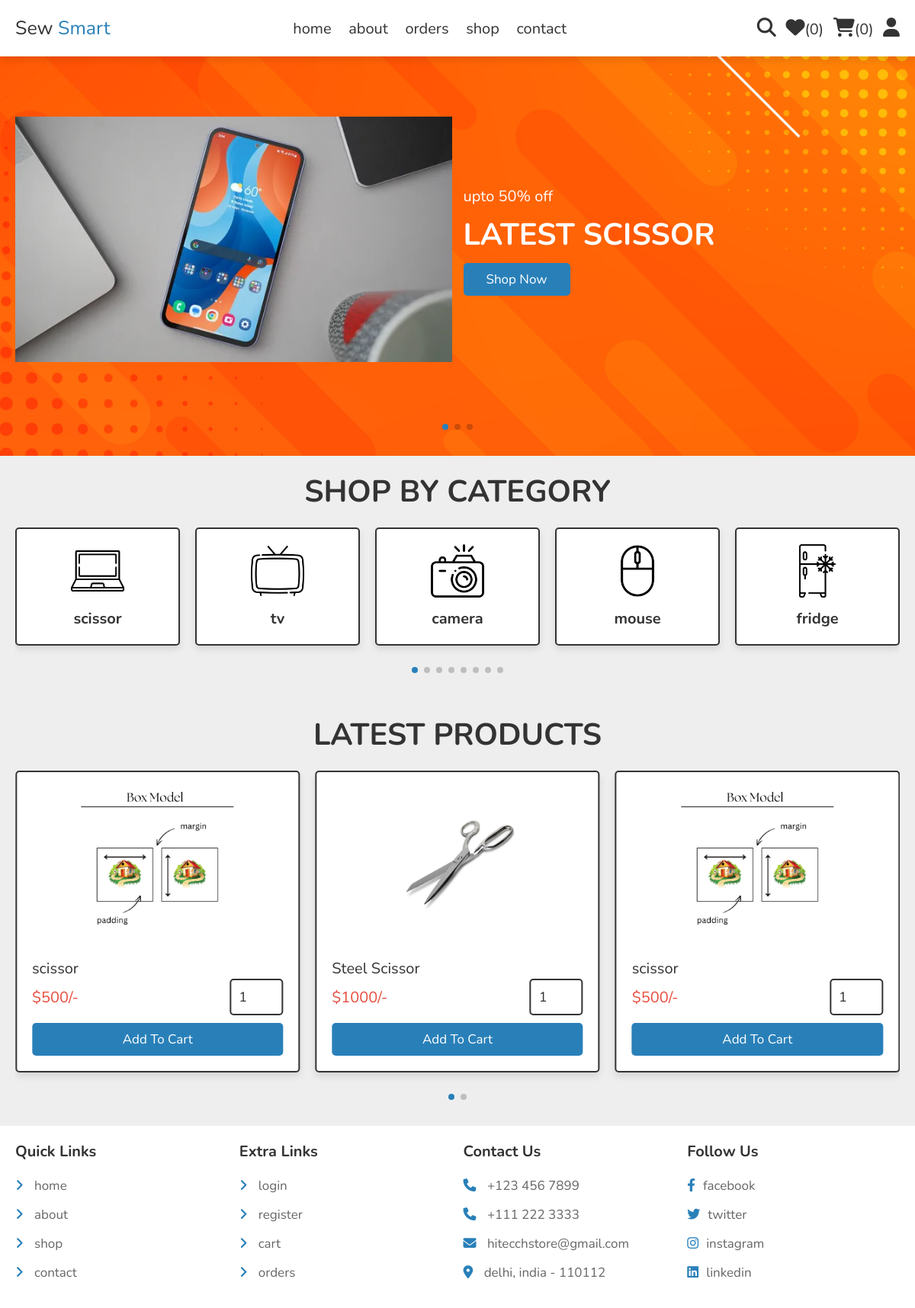
The app's page /home.php with its own data.
### tables this page shows
CREATE TABLE `products` (
  `id` int(100) NOT NULL,
  `name` varchar(100) NOT NULL,
  `details` varchar(500) NOT NULL,
  `price` int(10) NOT NULL,
  `image_01` varchar(100) NOT NULL,
  `image_02` varchar(100) NOT NULL,
  `image_03` varchar(100) NOT NULL
);

### home.php (the view, shortened to what this page needs)
<?php
include 'components/connect.php';
?>
<!DOCTYPE html>
<html lang="en">
<head>
   <link rel="stylesheet" href="https://unpkg.com/swiper@8/swiper-bundle.min.css" />
   <link rel="stylesheet" href="https://cdnjs.cloudflare.com/ajax/libs/font-awesome/6.1.1/css/all.min.css">
   <link rel="stylesheet" href="css/style.css">
</head>
<body>
   <?php include 'components/user_header.php'; ?>
   <div class="home-bg">
      <section class="home">
         <div class="swiper home-slider">
            <div class="swiper-wrapper">
               <div class="swiper-slide slide">
                  <div class="image">
                     <img src="images/home-img-1.png" alt="">
                  </div>
                  <div class="content">
                     <span>upto 50% off</span>
                     <h3>latest scissor</h3>
                     <a href="shop.php" class="btn">shop now</a>
                  </div>
               </div>
            </div>
            <div class="swiper-pagination"></div>
         </div>
      </section>
   </div>
   <section class="category">
      <h1 class="heading">shop by category</h1>
      <div class="swiper category-slider">
         <div class="swiper-wrapper">
            <a href="category.php?category=scissor" class="swiper-slide slide">
               <img src="images/icon-1.png" alt="">
               <h3>scissor</h3>
            </a>
            <a href="category.php?category=tv" class="swiper-slide slide">
               <img src="images/icon-2.png" alt="">
               <h3>tv</h3>
            </a>
            <a href="category.php?category=camera" class="swiper-slide slide">
               <img src="images/icon-3.png" alt="">
               <h3>camera</h3>
            </a>
            <a href="category.php?category=mouse" class="swiper-slide slide">
               <img src="images/icon-4.png" alt="">
               <h3>mouse</h3>
            </a>
            <a href="category.php?category=fridge" class="swiper-slide slide">
               <img src="images/icon-5.png" alt="">
               <h3>fridge</h3>
            </a>
         </div>
         <div class="swiper-pagination"></div>
      </div>
   </section>
   <section class="home-products">
      <h1 class="heading">latest products</h1>
      <div class="swiper products-slider">
         <div class="swiper-wrapper">
            <?php
            $select_products = $conn->prepare("SELECT * FROM `products` LIMIT 6");
            $select_products->execute();
            if ($select_products->rowCount() > 0) {
               while ($fetch_product = $select_products->fetch(PDO::FETCH_ASSOC)) {
            ?>
                  <form action="" method="post" class="swiper-slide slide">
                     <img src="uploaded_img/<?= $fetch_product['image_01']; ?>" alt="">
                     <div class="name"><?= $fetch_product['name']; ?></div>
                     <div class="flex">
                        <div class="price"><span>$</span><?= $fetch_product['price']; ?><span>/-</span></div>
                        <input type="number" name="qty" class="qty" min="1" max="99" onkeypress="if(this.value.length == 2) return false;" value="1">
                     </div>
                     <input type="submit" value="add to cart" class="btn" name="add_to_cart">
                  </form>
            <?php
               }
            } else {
               echo '<p class="empty">no products added yet!</p>';
            }
            ?>
         </div>
         <div class="swiper-pagination"></div>
      </div>
   </section>
   <?php include 'components/footer.php'; ?>
</body>
</html>

### components/user_header.php (shortened to what this page needs)
<header class="header">
   <section class="flex">
      <a href="home.php" class="logo">Sew <span>Smart</span></a>
      <nav class="navbar">
         <a href="home.php">home</a>
         <a href="about.php">about</a>
         <a href="orders.php">orders</a>
         <a href="shop.php">shop</a>
         <a href="contact.php">contact</a>
      </nav>
      <div class="icons">
         <?php
         $count_wishlist_items = $conn->prepare("SELECT * FROM `wishlist` WHERE user_id = ?");
         $count_wishlist_items->execute([$user_id]);
         $total_wishlist_counts = $count_wishlist_items->rowCount();
         $count_cart_items = $conn->prepare("SELECT * FROM `cart` WHERE user_id = ?");
         $count_cart_items->execute([$user_id]);
         $total_cart_counts = $count_cart_items->rowCount();
         ?>
         <a href="search_page.php"><i class="fas fa-search"></i></a>
         <a href="wishlist.php"><i class="fas fa-heart"></i><span>(<?= $total_wishlist_counts; ?>)</span></a>
         <a href="cart.php"><i class="fas fa-shopping-cart"></i><span>(<?= $total_cart_counts; ?>)</span></a>
         <div id="user-btn" class="fas fa-user"></div>
      </div>
   </section>
</header>

### components/footer.php
<footer class="footer">
   <section class="grid">
      <div class="box">
         <h3>quick links</h3>
         <a href="home.php"> <i class="fas fa-angle-right"></i> home</a>
         <a href="about.php"> <i class="fas fa-angle-right"></i> about</a>
         <a href="shop.php"> <i class="fas fa-angle-right"></i> shop</a>
         <a href="contact.php"> <i class="fas fa-angle-right"></i> contact</a>
      </div>
      <div class="box">
         <h3>extra links</h3>
         <a href="user_login.php"> <i class="fas fa-angle-right"></i> login</a>
         <a href="user_register.php"> <i class="fas fa-angle-right"></i> register</a>
         <a href="cart.php"> <i class="fas fa-angle-right"></i> cart</a>
         <a href="orders.php"> <i class="fas fa-angle-right"></i> orders</a>
      </div>
      <div class="box">
         <h3>contact us</h3>
         <a href="tel:1234567890"><i class="fas fa-phone"></i> +123 456 7899</a>
         <a href="tel:11122233333"><i class="fas fa-phone"></i> +111 222 3333</a>
         <a href="mailto:shaikh@gmail.com"><i class="fas fa-envelope"></i> hitecchstore@gmail.com</a>
         <a href="https://www.google.com/myplace"><i class="fas fa-map-marker-alt"></i> delhi, india - 110112 </a>
      </div>
      <div class="box">
         <h3>follow us</h3>
         <a href="#"><i class="fab fa-facebook-f"></i>facebook</a>
         <a href="#"><i class="fab fa-twitter"></i>twitter</a>
         <a href="#"><i class="fab fa-instagram"></i>instagram</a>
         <a href="#"><i class="fab fa-linkedin"></i>linkedin</a>
      </div>
   </section>
</footer>

### css/style.css (style rules this page uses)
:root { --main-color:#2980b9; --orange:#f39c12; --red:#e74c3c; --black:#333; --white:#fff; --light-color:#666; --light-bg:#eee; --border:.2rem solid var(--black); --box-shadow:0 .5rem 1rem rgba(0,0,0,.1); }
* { font-family: 'Nunito', sans-serif; margin:0; padding:0; box-sizing: border-box; outline: none; border:none; text-decoration: none; }
html { font-size: 62.5%; overflow-x: hidden; }
body { background-color: var(--light-bg); }
section { padding:2rem; max-width: 1200px; margin:0 auto; }
.heading { font-size: 4rem; color:var(--black); margin-bottom: 2rem; text-align: center; text-transform: uppercase; }
.btn, .delete-btn, .option-btn { display: block; width: 100%; margin-top: 1rem; border-radius: .5rem; padding:1rem 3rem; font-size: 1.7rem; text-transform: capitalize; color:var(--white); cursor: pointer; text-align: center; }
.btn { background-color: var(--main-color); }
.header { position: sticky; top:0; left:0; right:0; background-color: var(--white); box-shadow: var(--box-shadow); z-index: 1000; }
.header .flex { display: flex; align-items: center; justify-content: space-between; position: relative; }
.header .flex .logo { font-size: 2.5rem; color:var(--black); }
.header .flex .logo span { color:var(--main-color); }
.header .flex .navbar a { margin:0 1rem; font-size: 2rem; color:var(--black); }
.header .flex .icons > * { margin-left: 1rem; font-size: 2.5rem; cursor: pointer; color:var(--black); }
.header .flex .icons a span { font-size: 2rem; }
.home-bg { background:url(../images/home-bg.png) no-repeat; background-size: cover; background-position: center; }
.home-bg .home .slide { display: flex; align-items: center; flex-wrap: wrap; gap:1.5rem; padding-bottom: 6rem; padding-top: 2rem; user-select: none; }
.home-bg .home .slide .image { flex:1 1 40rem; }
.home-bg .home .slide .image img { height: 40rem; width: 100%; object-fit: contain; }
.home-bg .home .slide .content { flex:1 1 40rem; }
.home-bg .home .slide .content span { font-size: 2rem; color:var(--white); }
.home-bg .home .slide .content h3 { margin-top: 1rem; font-size: 4rem; color:var(--white); text-transform: uppercase; }
.home-bg .home .slide .content .btn { display: inline-block; width: auto; }
.category .slide { margin-bottom: 5rem; box-shadow: var(--box-shadow); border:var(--border); text-align: center; padding:2rem; background: var(--white); border-radius: .5rem; }
.category .slide img { height: 7rem; width: 100%; object-fit: contain; margin-bottom: 1rem; user-select: none; }
.category .slide h3 { font-size: 2rem; color:var(--black); user-select: none; }
.home-products .slide { position: relative; padding:2rem; border-radius: .5rem; border:var(--border); background-color: var(--white); box-shadow: var(--box-shadow); margin-bottom: 5rem; overflow: hidden; user-select: none; }
.home-products .slide img { width: 100%; height: 20rem; object-fit: contain; margin-bottom: 2rem; }
.home-products .slide .name { font-size: 2rem; color:var(--black); }
.home-products .slide .flex { display: flex; align-items: center; justify-content: space-between; gap:1rem; }
.home-products .slide .flex .qty { width: 7rem; padding:1rem; border:var(--border); font-size: 1.8rem; color:var(--black); border-radius: .5rem; }
.home-products .slide .flex .price { margin:1rem 0; font-size: 2rem; color:var(--red); }
.footer { background-color: var(--white); }
.footer .grid { display: grid; grid-template-columns: repeat(auto-fit, minmax(27rem, 1fr)); gap:1.5rem; align-items: flex-start; }
.footer .grid .box h3 { font-size: 2rem; color:var(--black); margin-bottom: 2rem; text-transform: capitalize; }
.footer .grid .box a { display: block; margin:1.5rem 0; font-size: 1.7rem; color:var(--light-color); }
.footer .grid .box a i { padding-right: 1rem; color:var(--main-color); transition: .2s linear; }

### records on screen
products: image_01 (picture), name "scissor", price "500"
products: image_01 (picture), name "Steel Scissor", price "1000"

### other values on screen
$total_wishlist_counts "0"
$total_cart_counts "0"
